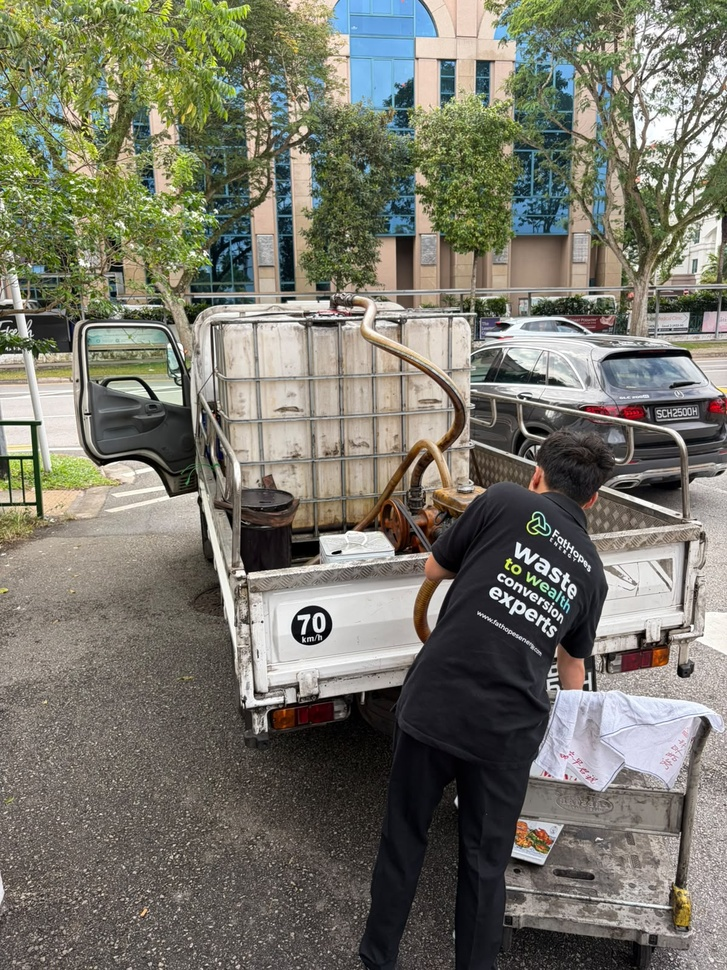
#> input picture SG fathopes new Photos/2d302377-dd4d-4921-b3a7-f65841275d1a.jpeg, 727 x 970 px, shrunk from 1200 x 1600 before the run
$ python remove_border_background.py '../SG fathopes new Photos/2d302377-dd4d-4921-b3a7-f65841275d1a.jpeg' out.png
#> lines starting #> are read from the running program, lines starting #| are printed output that depends on the picture
from collections import deque
from pathlib import Path
from PIL import Image
import sys

src = Path(sys.argv[1])
dst = Path(sys.argv[2])
image = Image.open(src).convert("RGBA")
pix = image.load()
w, h = image.size
#> w = 727; h = 970

def is_background(x, y):
    r, g, b, _ = pix[x, y]
    black = r < 24 and g < 24 and b < 24
    magenta = r > 130 and b > 100 and g < 130 and (r - g) > 70 and (b - g) > 45
    return black or magenta

queue = deque()
seen = bytearray(w * h)
for x in range(w):
    for y in (0, h - 1):
        if is_background(x, y):
            queue.append((x, y)); seen[y * w + x] = 1
#> this loop made 727 passes
for y in range(h):
    for x in (0, w - 1):
        if is_background(x, y) and not seen[y * w + x]:
            queue.append((x, y)); seen[y * w + x] = 1
#> this loop made 970 passes

while queue:
    x, y = queue.popleft()
    r, g, b, _ = pix[x, y]
    pix[x, y] = (r, g, b, 0)
    for nx, ny in ((x - 1, y), (x + 1, y), (x, y - 1), (x, y + 1)):
        if 0 <= nx < w and 0 <= ny < h and not seen[ny * w + nx] and is_background(nx, ny):
            seen[ny * w + nx] = 1
            queue.append((nx, ny))

image.save(dst)
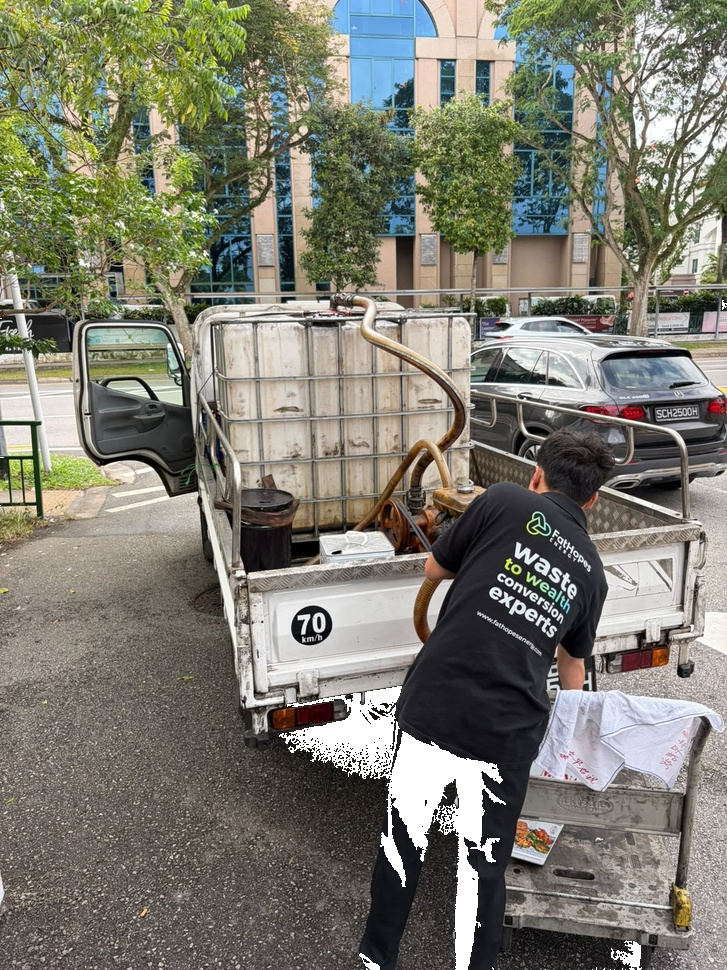
#> saved as out.png: PIL image 727x970 RGBA; mean R, G, B, A 119.1, 117.9, 105.9, 249; transparent parts drawn white
